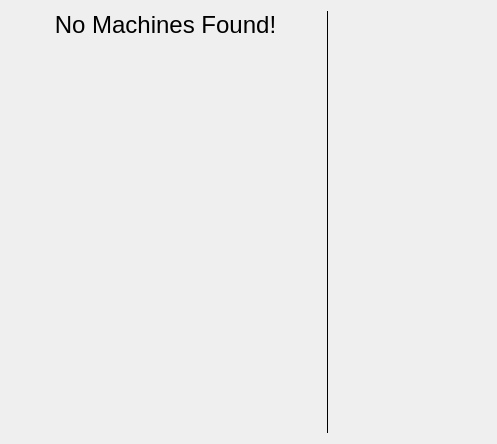
<?xml version="1.0" encoding="UTF-8"?>
<ui version="4.0">
 <class>VMManagerDetails</class>
 <widget class="QWidget" name="VMManagerDetails">
  <property name="geometry">
   <rect>
    <x>0</x>
    <y>0</y>
    <width>497</width>
    <height>444</height>
   </rect>
  </property>
  <property name="windowTitle">
   <string>VMManagerDetails</string>
  </property>
  <layout class="QGridLayout" name="gridLayout">
   <item row="2" column="3" rowspan="3">
    <widget class="QFrame" name="detailsFrame">
     <property name="frameShape">
      <enum>QFrame::NoFrame</enum>
     </property>
     <property name="frameShadow">
      <enum>QFrame::Raised</enum>
     </property>
     <layout class="QVBoxLayout" name="verticalLayout_9">
      <property name="leftMargin">
       <number>0</number>
      </property>
      <property name="topMargin">
       <number>0</number>
      </property>
      <property name="rightMargin">
       <number>0</number>
      </property>
      <property name="bottomMargin">
       <number>0</number>
      </property>
      <item>
       <layout class="QVBoxLayout" name="detailsLayout"/>
      </item>
      <item>
       <spacer name="verticalSpacer">
        <property name="orientation">
         <enum>Qt::Vertical</enum>
        </property>
        <property name="sizeHint" stdset="0">
         <size>
          <width>20</width>
          <height>43</height>
         </size>
        </property>
       </spacer>
      </item>
     </layout>
    </widget>
   </item>
   <item row="10" column="1">
    <spacer name="horizontalSpacer_2">
     <property name="orientation">
      <enum>Qt::Horizontal</enum>
     </property>
     <property name="sizeHint" stdset="0">
      <size>
       <width>40</width>
       <height>0</height>
      </size>
     </property>
    </spacer>
   </item>
   <item row="10" column="3">
    <spacer name="horizontalSpacer_3">
     <property name="orientation">
      <enum>Qt::Horizontal</enum>
     </property>
     <property name="sizeHint" stdset="0">
      <size>
       <width>40</width>
       <height>0</height>
      </size>
     </property>
    </spacer>
   </item>
   <item row="3" column="0" colspan="2">
    <widget class="QLabel" name="screenshot">
     <property name="text">
      <string/>
     </property>
     <property name="alignment">
      <set>Qt::AlignCenter</set>
     </property>
    </widget>
   </item>
   <item row="2" column="0" colspan="2">
    <widget class="QLabel" name="systemLabel">
     <property name="font">
      <font>
       <pointsize>18</pointsize>
      </font>
     </property>
     <property name="text">
      <string>No Machines Found!</string>
     </property>
     <property name="alignment">
      <set>Qt::AlignCenter</set>
     </property>
    </widget>
   </item>
   <item row="10" column="0">
    <spacer name="horizontalSpacer">
     <property name="orientation">
      <enum>Qt::Horizontal</enum>
     </property>
     <property name="sizeHint" stdset="0">
      <size>
       <width>40</width>
       <height>0</height>
      </size>
     </property>
    </spacer>
   </item>
   <item row="4" column="0">
    <spacer name="verticalSpacer_2">
     <property name="orientation">
      <enum>Qt::Vertical</enum>
     </property>
     <property name="sizeHint" stdset="0">
      <size>
       <width>20</width>
       <height>40</height>
      </size>
     </property>
    </spacer>
   </item>
   <item row="2" column="2" rowspan="4">
    <widget class="Line" name="line">
     <property name="frameShadow">
      <enum>QFrame::Plain</enum>
     </property>
     <property name="orientation">
      <enum>Qt::Vertical</enum>
     </property>
    </widget>
   </item>
   <item row="5" column="0" colspan="2">
    <widget class="QLabel" name="moreLabel">
     <property name="text">
      <string/>
     </property>
     <property name="alignment">
      <set>Qt::AlignCenter</set>
     </property>
    </widget>
   </item>
  </layout>
 </widget>
 <resources/>
 <connections/>
</ui>
